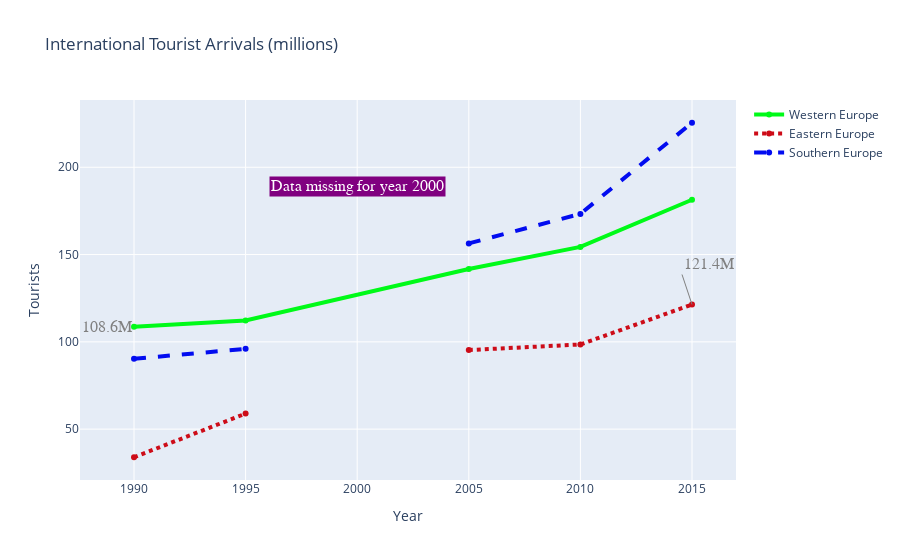

Write notebook code for a chart like this one.
### Code cell
fig=dict(data=data,
        layout=layout)

offline.iplot(fig)

### Figure 1 — Plotly figure (JSON) as saved in the notebook; plotly's stock layout.template omitted (floating-point values rounded to 4 significant figures)
{"data": [{"connectgaps": true, "line": {"color": "rgb(0,250,24)", "width": 4}, "name": "Western Europe", "type": "scatter", "x": [1990, 1995, 2000, 2005, 2010, 2015], "y": [108.6, 112.2, null, 141.7, 154.4, 181.4]}, {"connectgaps": false, "line": {"color": "rgb(205,12,24)", "dash": "dot", "width": 4}, "name": "Eastern Europe", "type": "scatter", "x": [1990, 1995, 2000, 2005, 2010, 2015], "y": [33.9, 58.9, null, 95.3, 98.5, 121.4]}, {"line": {"color": "rgba(2,12,240,191)", "dash": "dash", "width": 4}, "name": "Southern Europe", "type": "scatter", "x": [1990, 1995, 2000, 2005, 2010, 2015], "y": [90.3, 96, null, 156.4, 173.3, 225.5]}], "layout": {"annotations": [{"font": {"color": "grey", "family": "Arial", "size": 16}, "showarrow": false, "text": "108.6M", "x": 1990, "xanchor": "right", "y": 108.6, "yanchor": "middle"}, {"arrowcolor": "grey", "font": {"color": "grey", "family": "Arial", "size": 16}, "showarrow": true, "text": "121.4M", "x": 2015, "xanchor": "left", "y": 121.4, "yanchor": "bottom"}, {"bgcolor": "purple", "font": {"color": "white", "family": "Arial", "size": 16}, "showarrow": false, "text": "Data missing for year 2000", "x": 2000, "y": 0.8, "yref": "paper"}], "title": {"text": "International Tourist Arrivals (millions)"}, "xaxis": {"title": {"text": "Year"}}, "yaxis": {"title": {"text": "Tourists"}}}}
